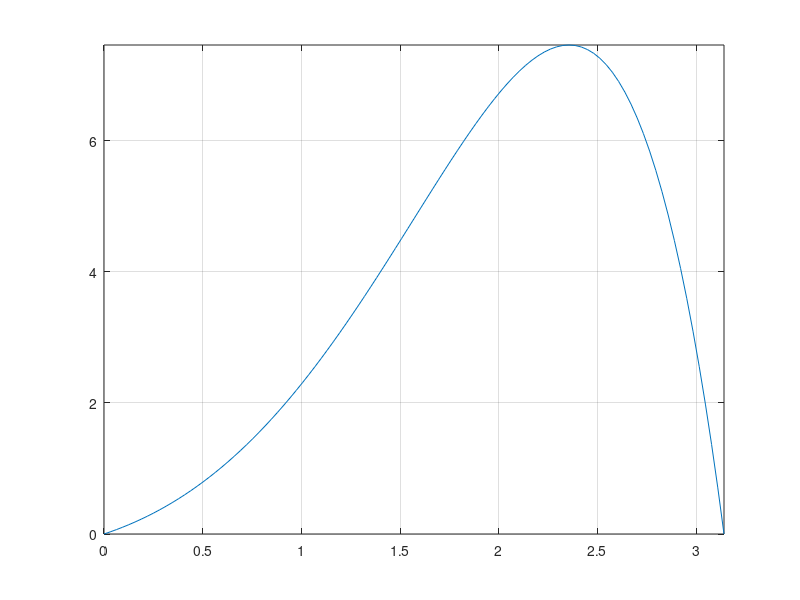

The MATLAB script that drew this image: (Note: this script raises an error after producing the figure.)
clc;clear;
% Define a nice function
f=@(x)exp(x).*sin(x);

% Define the derivative fp (fprime) of f
fp=@(x)exp(x).*(sin(x)+cos(x));

% Interval
a=0; b=pi;

% Number of subintervals
n=100;

% Sample points for plotting
s=linspace(a,b,n+1);

% Plot the graph
h=figure; plot(s,f(s)); 

% Hold the graph
hold on;
% Turn on grid
grid on;

% Axis tight
axis tight

% /////////////////////////////////////////////////////////////////////////
%  Illustration of Runge's theorem
% /////////////////////////////////////////////////////////////////////////

% Initial search bracket
x0=a;
x1=b;

% The function values corresponding to the initial search bracket
fp0=fp(a);
fp1=fp(b);

% Tolerances and maxit for bisection.
eps=10^-10; delta=10^-10; maxit=101;
% Run the bisection algorithm to find the zero c of fp
c=bisection(fp, x0, x1, fp0, fp1, delta, eps, maxit, false);

% Define the tangent at this point; this a constant function.
w=@(x)ones(size(x))*f(c);

% Plot the tangent
plot(s, w(s));
    
% /////////////////////////////////////////////////////////////////////////
%  Illustration of the mean value theorem
% /////////////////////////////////////////////////////////////////////////

% Define points for corde
x0=2; x1=pi;

% Compute corresponding function values
f0=f(x0);
f1=f(x1);

% Define the linear function which connects (x0,f0) with (x1,f1)
h=f(x0);
b=-((f1-f0)/(x1-x0)*2)+h;
p=@(s) ((f1-f0)/(x1-x0)).*s+b;


% Plot the straight line between (x0,f0) with (x1,f1)
plot(s,p(s))

% Compute the slope of the corde
yp=(f1-f0)/(x1-x0);

% Define an auxiliary function which is zero when fp equals yp
g=@(s) yp - fp(s);

% Run the bisection algorithm to find a zero c of g
c=bisection(g, x0, x1, g(x0), g(x1), delta, eps, maxit, false);

% Define the line which is tangent to the graph of f at the point (c,f(c))
h=f(c)
b=-(yp*c)+h;
q=@(s)yp.*s+b;

% Plot the tangent line
plot(s,q(s));

% Labels
xlabel('x'); ylabel('y');

% Print the figure to a file
print('MyZeroTheorems','-depsc2');